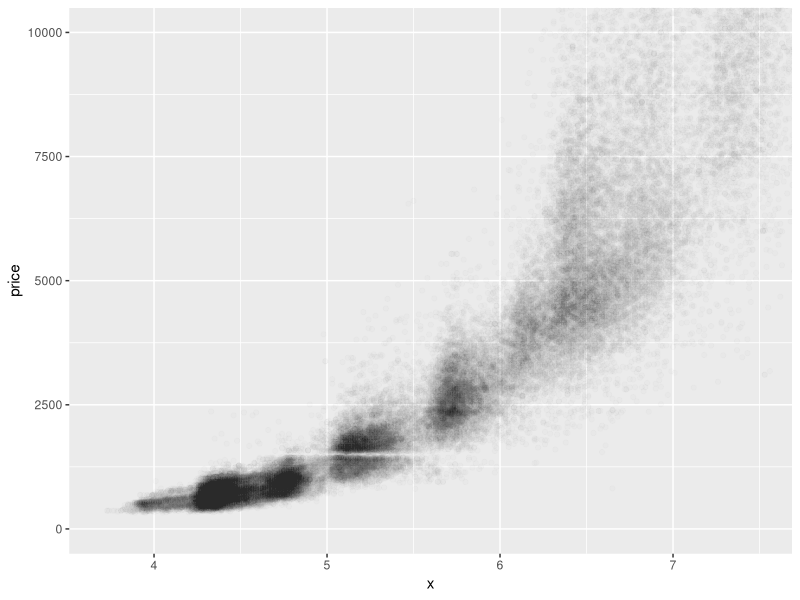
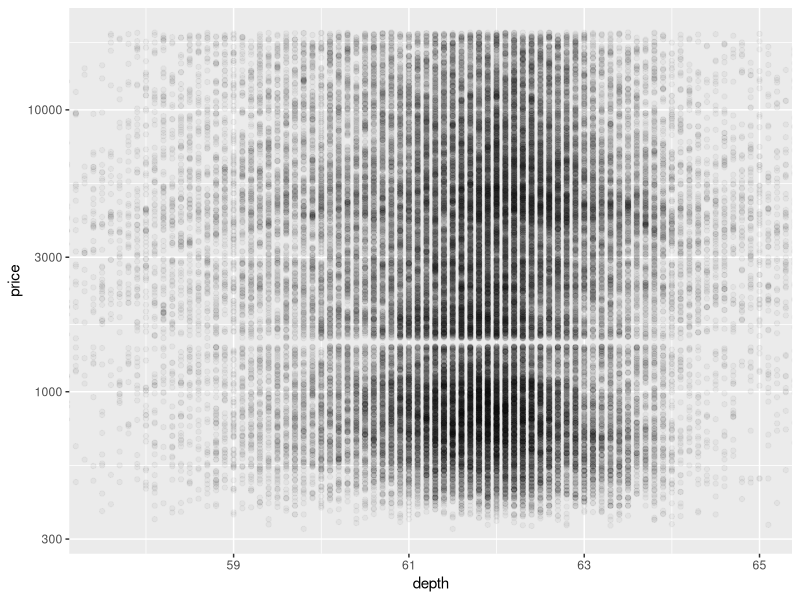
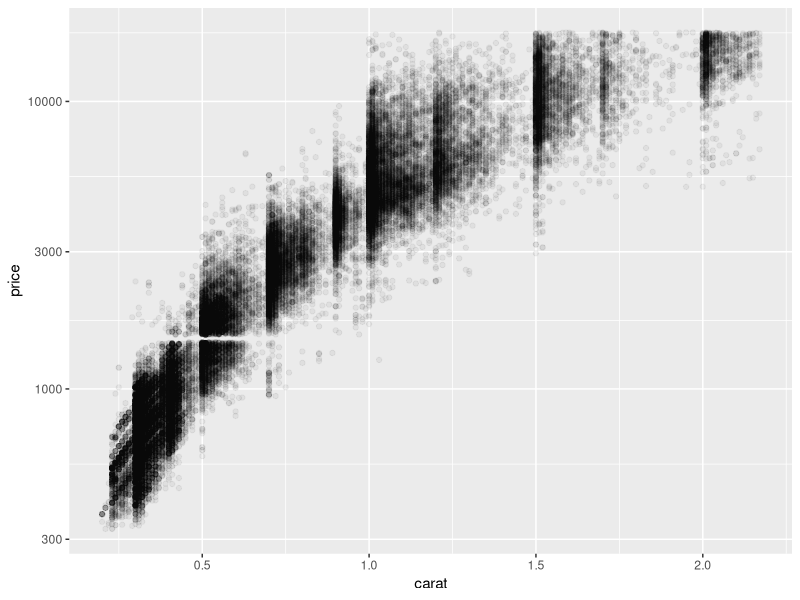
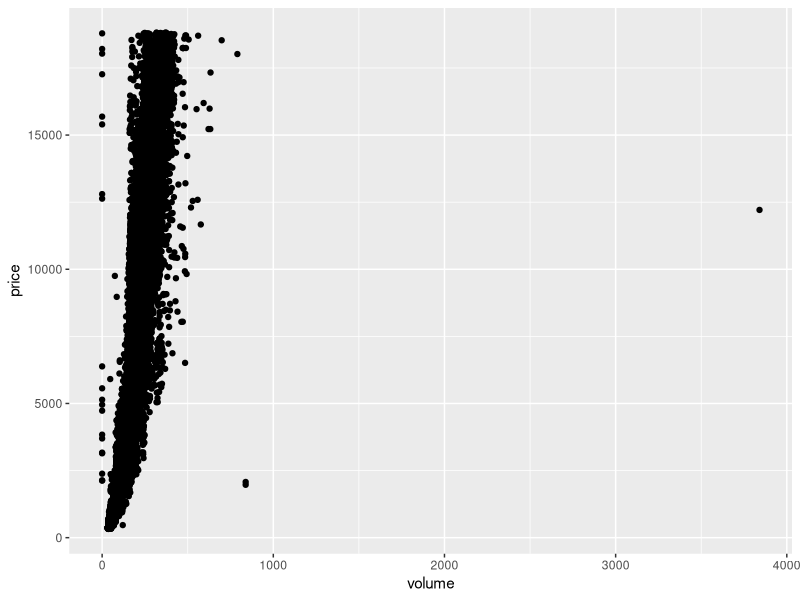

Here is the R script that generated these plots, in order:
## ---- chunk 1
knitr::opts_chunk$set(echo = TRUE)
library(dplyr)
library(ggplot2)
data(diamonds)
## ---- chunk 2
ggplot(data = subset(diamonds, x > 0),
       aes(x = x, y = price)) +
  geom_point(alpha = 1/100) +
  coord_cartesian(xlim = c(3.7,7.5), ylim = c(0,10000))
## ---- chunk 3
cor.test(diamonds$price, diamonds$x)
cor.test(diamonds$price, diamonds$y)
cor.test(diamonds$price, diamonds$z)
## ---- chunk 4
ggplot(data = diamonds, aes(x = depth, y = price)) +
  geom_point(alpha = 1/25) +
  coord_cartesian(xlim = c(57.5,65)) +
  scale_y_log10()
## ---- chunk 5
cor.test(diamonds$price, diamonds$depth)
## ---- chunk 6
filter(diamonds, price < quantile(diamonds$price, probs = c(.99))) %>%
  filter(carat < quantile(diamonds$carat, probs = c(.99))) %>%
  ggplot(aes(x = carat, y = price)) +
    geom_point(alpha = 1/20) +
    scale_y_log10() 
## ---- chunk 7
diamonds$volume <- with(diamonds, x * y * z)

ggplot(data = diamonds, aes(x = volume, y = price)) +
  geom_point()
## ---- chunk 8
corrdf <- with(diamonds, diamonds[ volume > 0 & volume <= 800, ])
with(corrdf, cor.test(price, volume, data = corrdf))
